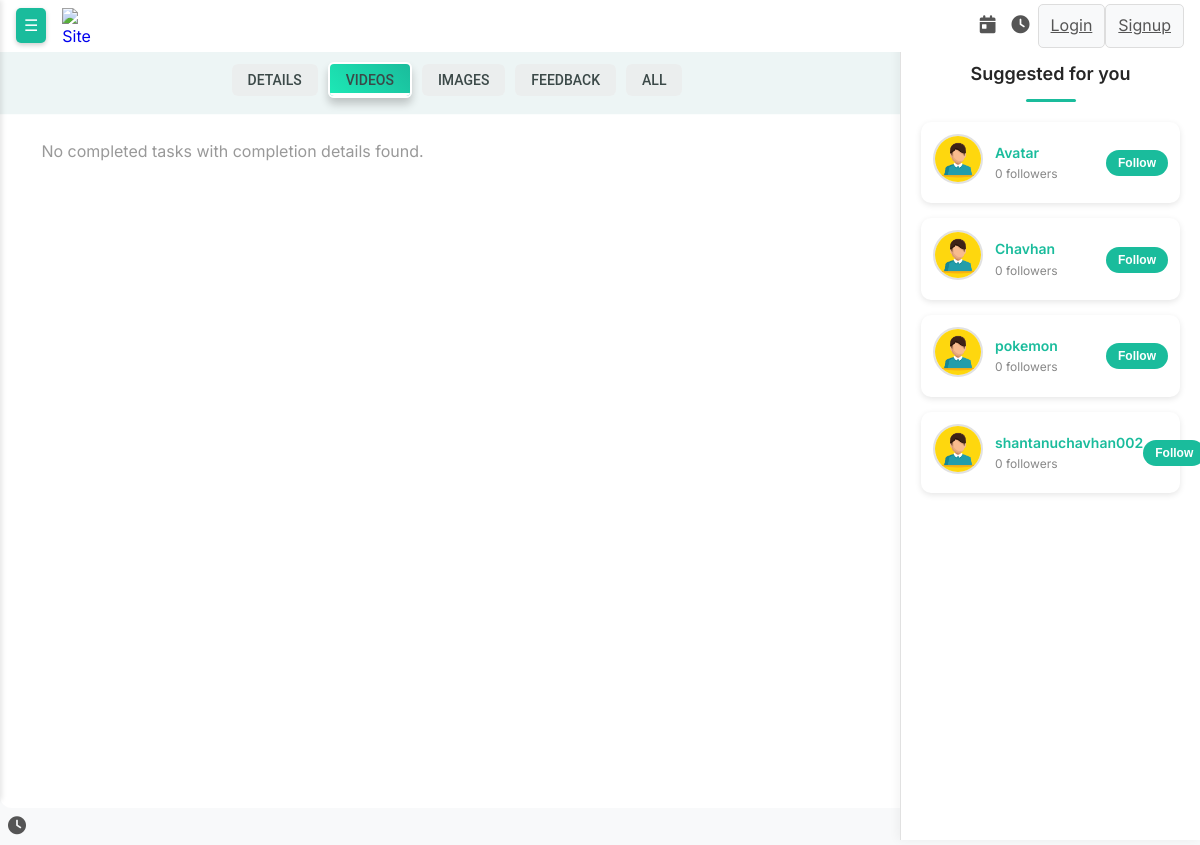
The page /completed-tasks-feed/?filter_type=video on the database as committed earlier.
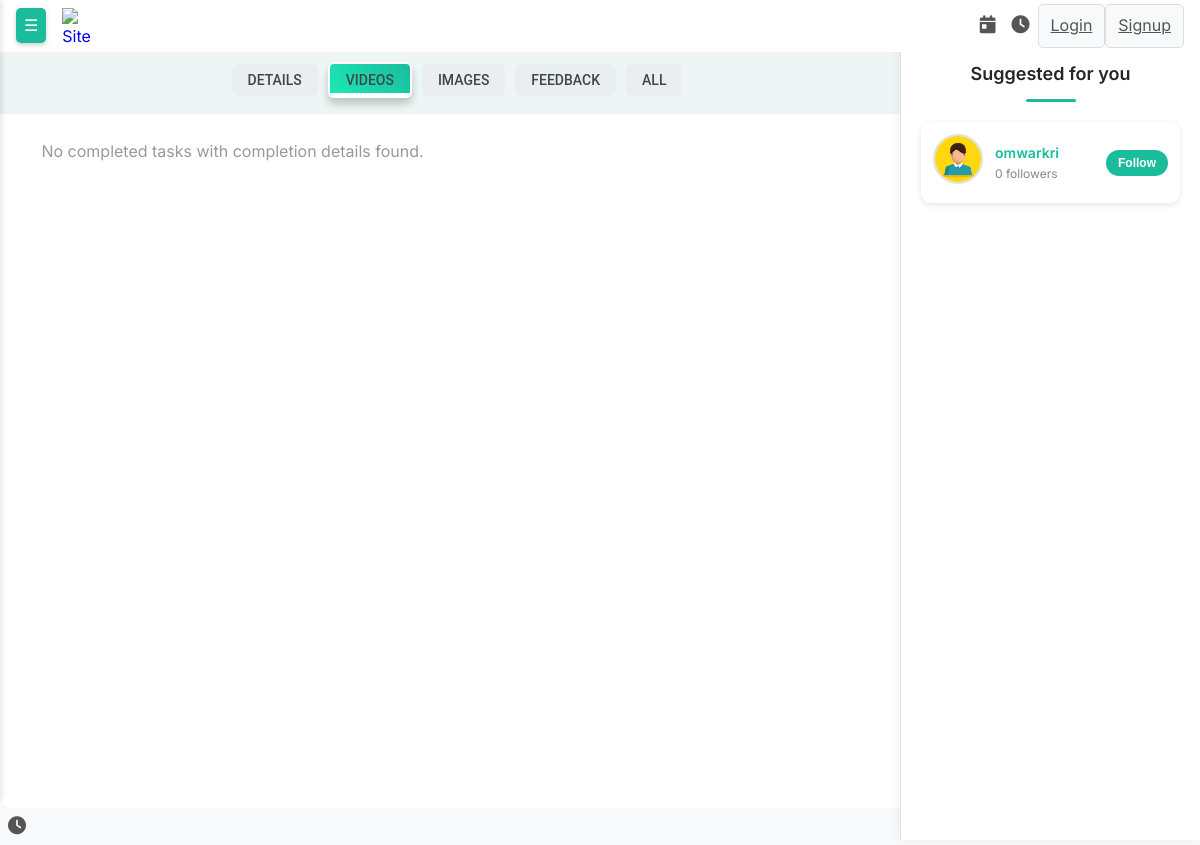
The same page on the database as committed later.
### user/models.py (models this page shows, shortened)
class CustomUser(AbstractUser):
    phone_number = models.CharField(max_length=15, blank=True, null=True)
    profile_picture = CloudinaryField('image', blank=True, null=True)
    tasks = models.ManyToManyField('task.Task', related_name='users', blank=True)
    score = models.IntegerField(default=0)
    followers = models.ManyToManyField('self', symmetrical=False, related_name='following', blank=True)
    interests = models.JSONField(default=list, blank=True)
    goals = models.JSONField(default=list, blank=True)
    onboarding_completed = models.BooleanField(default=False)
    pomodoro_count = models.IntegerField(default=0)
    groups = models.ManyToManyField(Group, related_name='customuser_set', blank=True)
    user_permissions = models.ManyToManyField(Permission, related_name='customuser_set', blank=True)

### task/views.py (the view)
# urls.py: path('completed-tasks-feed/', completed_tasks_feed, name='completed_tasks_feed'),
@execution_time_logger
def completed_tasks_feed(request):
    filter_type = request.GET.get('filter_type')
    with ThreadPoolExecutor() as executor:
        future_tasks = executor.submit(fetch_completed_tasks)
        future_users = executor.submit(fetch_top_users)
        completed_tasks = future_tasks.result()
        top_users = future_users.result()
    task_feed_data = []
    for task in completed_tasks:
        completion_details = getattr(task, 'completion_details', None)
        if not completion_details:
            continue  # Skip tasks without completion details
        if (
            (filter_type == 'detail' and completion_details.has_details()) or
            (filter_type == 'video' and completion_details.has_uploaded_file()) or
            (filter_type == 'post' and completion_details.has_files()) or
            (filter_type == 'image' and completion_details.has_uploaded_image()) or
            (filter_type == 'feedback' and completion_details.has_partner_feedback()) or
            (not filter_type)  # No filter applied
        ):
            task_feed_data.append({'task': task, 'completion_details': completion_details})
    return render(request, 'feed/completed_tasks_feed.html', {
        'task_feed_data': task_feed_data,
        'filter_type': filter_type,
        'top_users': top_users,
    })

### task/models.py (called while the page is built)
    def has_uploaded_file(self):
        return bool(self.uploaded_file)

### task/views.py (called while the page is built)
def execution_time_logger(func):
    @functools.wraps(func)
    def wrapper(*args, **kwargs):
        start_time = time.time()
        result = func(*args, **kwargs)  # No `await` since it's synchronous
        elapsed_time = time.time() - start_time
        print(f"{func.__name__} took {elapsed_time:.2f} seconds")
        return result
    return wrapper

### task/templates/feed/completed_tasks_feed.html (shortened to what this page needs)
{% extends 'task/base.html' %}
{% block content %}
<!DOCTYPE html>
<html lang="en">
<head>
</head>
<body>
    <div class="feed-main-content">
        <div class="feed-main-content-container">
            <div class="filters">
                <a href="?filter_type=detail" class="filter-button {% if filter_type == 'detail' %}active{% endif %}">Details</a>
                <a href="?filter_type=video" class="filter-button {% if filter_type == 'video' %}active{% endif %}">Videos</a>
                <a href="?filter_type=image" class="filter-button {% if filter_type == 'image' %}active{% endif %}">Images</a>
                <a href="?filter_type=feedback" class="filter-button {% if filter_type == 'feedback' %}active{% endif %}">Feedback</a>
                <a href="?" class="filter-button {% if not filter_type %}active{% endif %}">All</a>
            </div>
            <div class="task-feed-grid">
                {% for data in task_feed_data %}
                <div class="task-feed-item">
                    {% if data.completion_details.uploaded_image %}
                    <img src="{% if data.completion_details.uploaded_image %}{{ data.completion_details.uploaded_image.url }}{% else %}/media/symbols/default-image.png{% endif %}"
     alt="Completion Image"
     onclick="openModal('{% if data.completion_details.uploaded_image %}{{ data.completion_details.uploaded_image.url }}{% else %}/media/symbols/default-image.png{% endif %}', {{ data.task.id }}, '{{ data.task.user.username }}', '{{ data.task.user.profile_picture.url }}', type='all')"
     style="cursor: pointer;">
                {% endif %}
                    <div class="content">
                        <h2>{{ data.task.title }}</h2>
                        <p class="description">{{ data.task.description }}</p>
                        <div class="action-buttons-all">
                            <div class="action-buttons">
                                <div class="like-section">
                                    <span id="like-button-{{ data.task.id }}" class="like-button" onclick="likeTask({{ data.task.id }})">
                                        {% if request.user in data.task.get_users_who_liked %}
                                            <img src="/media/symbols/love.png" alt="heart">
                                        {% else %}
                                            <img src="/media/symbols/heart.png" alt="heart">
                                        {% endif %}
                                    </span>
                                  <span id="like-count-{{ data.task.id }}" style="cursor: pointer;"
      onclick="openModal('{% if data.completion_details.uploaded_image %}{{ data.completion_details.uploaded_image.url }}{% endif %}', {{ data.task.id }}, '{{ data.task.user.username }}', '{{ data.task.user.profile_picture.url }}', type='liked-users')">
    {{ data.task.likes.count }}
</span>
                                </div>
                                <button class="action-button comment-button"
        title="Comment"
        onclick="openModal('{{ data.completion_details.uploaded_image.url }}', {{ data.task.id }}, '{{ data.task.user.username }}', '{{ data.task.user.profile_picture.url }}',type='comments')">
    <img src="/media/symbols/chat.png" alt="chat">
</button>
{% if data.task.description  %}
<button class="action-button share-button"
        title="Share"
        onclick="openModal('{{ data.completion_details.uploaded_image.url }}', {{ data.task.id }}, '{{ data.task.user.username }}', '{{ data.task.user.profile_picture.url }}',  type= 'description')">
    <img src="/media/symbols/document.png" alt="share">
</button>
{% endif %}
{% if data.completion_details.completion_details %}
<button class="action-button share-button"
        title="Share"
        onclick="openModal('{{ data.completion_details.uploaded_image.url }}', {{ data.task.id }}, '{{ data.task.user.username }}', '{{ data.task.user.profile_picture.url }}',  type='completed-details')">
    <img src="/media/symbols/completed-task.png" alt="share">
</button>
{% endif %}
                            </div>
                            <a href="{% url 'task_detail' data.task.id %}" class="read-more-button">Read More</a>
                        </div>
                        {% if data.completion_details.completion_files %}
                            <p><strong>Files:</strong></p>
                            <ul>
                                {% for file_url in data.completion_details.completion_files %}
                                    <li><a href="{{ file_url }}" target="_blank">{{ file_url }}</a></li>
                                {% endfor %}
                            </ul>
                        {% endif %}
                        {% if data.completion_details.uploaded_file %}
                            <p><strong>File:</strong> <a href="{{ data.completion_details.uploaded_file.url }}" target="_blank">Download File</a></p>
                        {% endif %}
                        {% if data.completion_details.partner_feedback %}
                            <p><strong>Partner Feedback:</strong> {{ data.completion_details.partner_feedback.feedback_text }}</p>
                        {% endif %}
                    </div>
                </div>
                {% empty %}
                    <p class="no-tasks">No completed tasks with completion details found.</p>
                {% endfor %}
            </div>
        </div>
<div class="users">
    <h2>Suggested for you</h2>
    <ul class="user-list">
        {% for user in top_users %}
            <li  user>
                <a href="{% url 'view_profile_id' user.id %}" class="user-link">
                    {% if user.profile_picture %}
                        <img src="{{ user.profile_picture.url }}" alt="{{ user.username }}">
                    {% else %}
                        <img src="/media/symbols/default-profile-pic.jpg" alt="Default Profile Picture">
                    {% endif %}
                </a>
                <div class="user-info">
                    <a href="{% url 'view_profile_id' user.id %}" class="user-link">
                        <span class="username">{{ user.username }}</span>
                        <span class="follower-count">{{ user.follower_count }} followers</span>
                    </a>
                </div>
                <form action="{% url 'follow_user' user.id %}" method="post" class="follow-form">
                    {% if request.user in user.followers.all %}
                        <button type="submit" class="follow-button unfollow">Unfollow</button>
                    {% else %}
                        <button type="submit" class="follow-button follow">Follow</button>
                    {% endif %}
                </form>
            </li>
        {% empty %}
            <li>No users found.</li>
        {% endfor %}
    </ul>
</div>
    </div>
</body>
</html>
{% endblock %}

### task/templates/task/base.html (shortened to what this page needs)
<!DOCTYPE html>
<html lang="en">
<head>
    {% load static %}
    <link rel="stylesheet" href="https://cdnjs.cloudflare.com/ajax/libs/font-awesome/6.0.0/css/all.min.css">
    <link rel="stylesheet" href="https://cdn.jsdelivr.net/npm/flatpickr/dist/flatpickr.min.css">
 <link rel="stylesheet" href="https://cdn.jsdelivr.net/npm/intro.js/minified/introjs.min.css" />
</head>
<body class="base-main-body">
    {% include 'components/_header.html' %}
    <main class="main">
        {% block content %}
        {% endblock %}
    </main>
  {% include 'components/_pomodoro_modal.html' %}
</body>
</html>

### task/templates/components/_header.html (shortened to what this page needs)
<header>
    <div class="header-div">
        <div class="header-left">
            <button class="sidebar-toggle" onclick="toggleSidebar()" aria-label="Toggle Sidebar">☰</button>
            <a class="sidebar-header" href="{% url 'home' %}" style="text-decoration: none;">
                <img class="header-site-logo" src="https://res.cloudinary.com/ddw1upvx3/image/upload/v1741984458/share-task-media/symbols/ufsei0znhklvfkovekjm.png" alt="Site Logo">
            </a>
        </div>
        <div class="header-right">
            <button class="schedule-button" onclick="openScheduleModal()" title="Daily Schedule">
                <i class="fas fa-calendar-day"></i>
            </button>
            <button class="pomodoro-button" onclick="openPomodoroModal()" title="Pomodoro Timer">
                <i class="fas fa-clock"></i>
            </button>
            {% if user.is_authenticated %}
                <button class="view-chats-button" onclick="openChatModal()">💬 Chats</button>
            {% else %}
                <a href="{% url 'login' %}" class="view-chats-button">Login</a>
                <a href="{% url 'register' %}" class="view-chats-button">Signup</a>
            {% endif %}
        </div>
    </div>
</header>

### task/templates/components/_pomodoro_modal.html (shortened to what this page needs)
<button class="pomodoro-button" onclick="openPomodoroModal()" title="Pomodoro Timer">
    <i class="fas fa-clock"></i>
</button>

### task/templates/task/base.html (style rules this page uses)
* { box-sizing: border-box; margin: 0; padding: 0; }
html { width: 100%; height: 100%; font-family: 'Segoe UI', Tahoma, Geneva, Verdana, sans-serif; background-color: #f8f9fa; color: #333; line-height: 1.6; }
body.base-main-body { overflow: hidden; width: 100%; height: 100%; font-family: 'Inter', 'Poppins', 'Nunito', sans-serif; background-color: #f8f9fa; color: #333; line-height: 1.6; }
header { background-color: #ffffff; color: #333; width: 100%; position: fixed; top: 0; z-index: 1000; padding: 4px 16px; display: flex; align-items: center; justify-content: space-between; transition: transform 0.3s ease-in-out; }
.header-left { display: flex; align-items: center; gap: 16px; }
.header-right { display: flex; align-items: center; justify-content: center; }
.header-div { width: 100%; max-width: 1600px; margin: 0 auto; display: flex; justify-content: space-between; align-items: center; }
.header-site-logo { height: 35px; width: 30px; }
.view-chats-button { padding: 8px 12px; background-color: #f8f9fa; color: #555; border: 1px solid #ddd; border-radius: 5px; cursor: pointer; transition: background-color 0.3s ease; }
.pomodoro-button { background: none; border: none; font-size: 18px; cursor: pointer; color: #555; padding: 8px; border-radius: 50%; transition: all 0.3s ease; }
.schedule-button { background: none; border: none; font-size: 18px; cursor: pointer; color: #555; padding: 8px; border-radius: 50%; transition: all 0.3s ease; }
.sidebar-toggle { background: #1abc9c; color: white; border: none; padding: 8px; font-size: 16px; cursor: pointer; border-radius: 5px; box-shadow: 0 2px 5px rgba(0, 0, 0, 0.2); }
.sidebar-header { display: flex; align-items: center; flex-direction: column; justify-content: center; }
main { width: 100%; max-width: 1600px; margin: 0 auto; background-color: white; border-radius: 12px; min-height: calc(100vh - 100px); overflow-y: auto; margin-top: 40px; position: relative; }

Rows that differ between the two databases and show on the page:
removed CustomUser: username "Avatar", follower_count "0", shows "Follow"
removed CustomUser: username "Chavhan", follower_count "0", shows "Follow"
removed CustomUser: username "pokemon", follower_count "0", shows "Follow"
removed CustomUser: username "shantanuchavhan002", follower_count "0", shows "Follow"
added CustomUser: username "omwarkri", follower_count "0", shows "Follow"
